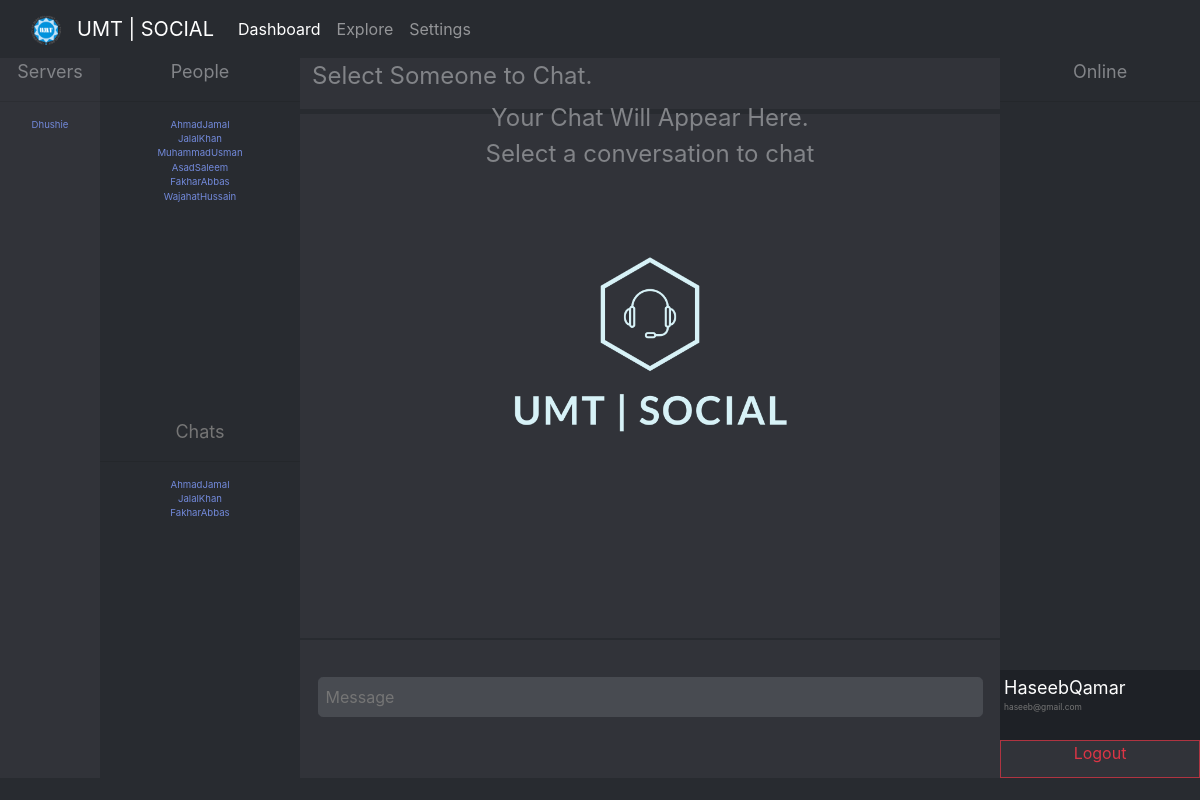
Page /dashboard.php (signed in) on the earlier database version.
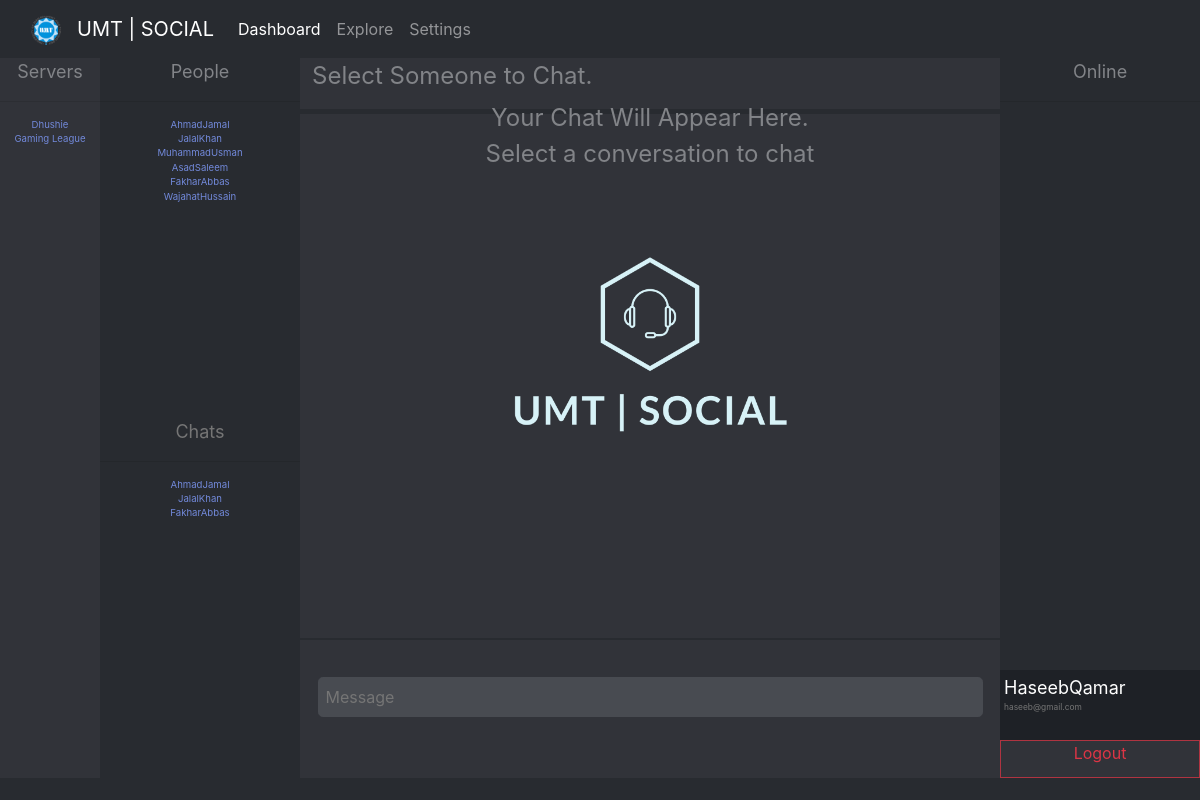
Same page on the later database version.
### tables this page shows
CREATE TABLE `server_members` (
  `s_members_id` int(11) NOT NULL,
  `server_id` int(50) NOT NULL,
  `server_name` varchar(50) NOT NULL,
  `user_id` varchar(50) NOT NULL,
  `user_name` varchar(30) NOT NULL
);

CREATE TABLE `users` (
  `uid` int(11) NOT NULL,
  `username` varchar(20) NOT NULL,
  `email` varchar(50) NOT NULL,
  `password` varchar(20) NOT NULL,
  `avatar` varchar(100) NOT NULL DEFAULT '0',
  `status` int(12) NOT NULL DEFAULT '0'
);

CREATE TABLE `chat` (
  `c_id` int(11) NOT NULL,
  `user1_email` varchar(50) NOT NULL,
  `user2_email` varchar(50) NOT NULL,
  `user_name1` varchar(30) NOT NULL,
  `user_name2` varchar(30) NOT NULL
);

### dashboard.php (the view, shortened to what this page needs)
<?php session_start();
include "connection.php";
?>
<!DOCTYPE html>
<html lang="en" dir="ltr">
  <head>
    <link rel="stylesheet" href="css/bootstrap.css">
    <link rel="stylesheet" href="dashboard.css">
  </head>
  <body onload="test()">
    <div class="container-fluid">
      <nav class="navbar navbar-expand-lg navbar navbar-dark" style="background-color: rgb(40, 43, 48);">
        <a class="navbar-brand" href="#">
            <img src="assets/logo.png" width="30" height="30" alt="">
          </a>
    <a class="navbar-brand" href="dashboard.php">UMT | SOCIAL</a>
    <div class="collapse navbar-collapse" id="navbarNavAltMarkup">
      <div class="navbar-nav">
        <a class="nav-item nav-link active" href="dashboard.php">Dashboard <span class="sr-only">(current)</span></a>
        <a class="nav-item nav-link " href="explore.php">Explore <span class="sr-only">(current)</span></a>
        <a class="nav-item nav-link " href="settings.php">Settings <span class="sr-only">(current)</span></a>
      </div>
    </div>
    </nav>
      <div class="row">
        <div class="col-sm-1" id="bs_server_col">
          <div class="servers text-center">
            <span class="themedtext large">Servers</span>
            <hr>
            <?php
            $query = "SELECT * FROM server_members WHERE user_id='".$_SESSION['user']."'";
            $getservermembers = mysqli_query($conn, $query) or die($conn->error);
            while ($row = mysqli_fetch_assoc($getservermembers)) {
            echo "<div id='servers' class='themedtextdark'><a href='dashboard.php?server_convo=".$row['server_id']."&server_name=".$row['server_name']."'>".$row['server_name']."</a></div>";
            }
             ?>
          </div>
        </div>
        <div class="col-sm-2" id="bs_server_col">
        <div class="onlinecol text-center">
        <span class="themedtext large">People</span>
        <hr>
        <?php
        $sql = "SELECT username,email FROM users";
        $result = mysqli_query($conn, $sql);
        while ($row = mysqli_fetch_assoc($result) ) {
          if ($row['email'] == $_SESSION['user']) {
            continue;
          }
          echo "<div class='themedtextdark'>
          <a href='script_startchat.php?usermail=".$row['email']."&username=".$row['username']."'>
          ".$row['username']."
          </a>
          </div>";
        }
        ?>
        </div>
        <div class="userchats text-center">
          <span class="themedtextdark large">Chats</span>
          <hr>
          <?php
          $sql = "SELECT * FROM chat WHERE user1_email = '".$_SESSION['user']."' OR user2_email = '".$_SESSION['user']."' ";
          $result = mysqli_query($conn, $sql);
          while ($row = mysqli_fetch_assoc($result)) {
            if ($row['user1_email'] == $_SESSION['user']) {
              echo "<div class='themedtextdark'><a href='dashboard.php?convo=".$row['c_id']."&person=".$row['user_name2']."'>".$row['user_name2']."</a></div>";
            }
            if ($row['user2_email'] == $_SESSION['user']) {
              echo "<div class='themedtextdark'><a href='dashboard.php?convo=".$row['c_id']."&person=".$row['user_name1']."'>".$row['user_name1']."</a></div>";
            }
          }
          ?>
        </div>
        </div>
        <div class="col-sm-7" id="col">
          <div class="chatheader">
            <?php
            if (isset($_GET['convo']) && isset($_GET['person'])) {
              $user = $_GET['convo'];
              $person = $_GET['person'];
              echo "<span id='headertext'>@$person </span>";
            }elseif(isset($_GET['server_convo'])){
              $serverid = $_GET['server_convo'];
              echo "<span id='headertext'>@".$_GET['server_name']."</span>";
            }else{
              echo "<span  id='headertext'>Select Someone to Chat.</span>";
            }
             ?>
             </div>
             <div class="theconvo" id="theconv">
               <?php
               if (isset($_GET['convo'])) {
                 $user = $_GET['convo'];
                 $serverConvo = 0;
                 $serverid = 0;
                 $sql = "SELECT * FROM chat_details WHERE c_id = '$user' ";
                 $result = mysqli_query($conn, $sql)or die($conn->error);
                 $cunt = mysqli_num_rows($result);
                 $id = mysqli_fetch_assoc($result);
                 $idd =$id['c_id'];
                echo "  <div class='output' id='test'>
                  </div>";
               }elseif(isset($_GET['server_convo'])){
                 $user = 0;
                 $serverConvo = 1;
                 $serverid = $_GET['server_convo'];
                 echo "<div id='test'></div>";
               }else{
                 echo "<div class='text-center' id='headertext'>Your Chat Will Appear Here.<br>Select a conversation to chat<br><img id='emptyicon' src='assets/login_logo2.png'></div>";
               }
?>
             </div>
             <div class="message text-center">
                 <input type="text" name="msg" autocomplete="off" id="chat" placeholder="Message " value="">
             </div>
        </div>
        <div class="col-sm-2" id="bs_server_col">
            <div class="online text-center">
              <span class="themedtext large">Online</span><hr>
            </div>
            <div class="userinfo">
              <span id="user" class="loggedin"><?php echo $_SESSION['username'] ?></span>
              <span id="email" class="loggedin"><?php echo $_SESSION['user'] ?></span>
              <a class="text-danger" href="script_logout.php"><span  id="logout" class="text-center">Logout</span></a>
            </div>
        </div>
      </div>
    </div>
  </body>
</html>

### dashboard.css (style rules this page uses)
:root { --dark: rgb(32, 34, 37) ; --medium: rgb(47, 49, 54) ; --light: rgb(54, 57, 63) ; --medium-accent: #2A2C31 ; --selected-medium :#42464D; }
html,body,.container-fluid { height: 100%; background-color: rgba(40, 43, 48, 1); border: none; }
.row { height: 100%; }
.col-sm-1,.col-sm-2,.col-sm-3 , .col-sm-4 , .col-sm-10 { padding: 0px; position: relative; background-color: rgba(49, 51, 57, 1); height: 100%; color: white; overflow-y: auto; }
.col-sm-7,.col-sm-8, .col-sm-10 { padding: 0px; background-color: rgba(49, 51, 57, 1); height: 100%; color: white; z-index: 1; }
.onlinecol { height: 50%; background-color: rgb(40, 43, 48); color: white; overflow-y: auto; }
.row { height: 90%; }
.themedtext { color:rgba(130, 132, 136, 1) ; }
.themedtextdark { color: rgba(117, 117, 117, 1); font-size: 0.8vw; }
.userchats { position: relative; background-color: rgb(40, 43, 48); height: 50%; }
#logout { position: absolute; border: 1px solid #AF3441; left: 0px; background-color: rgba(49, 51, 57, 1); bottom: 0px; width: 100%; height: 35%; transition-property: all; transition-duration: 1s; }
.loggedin { padding: 0px; display: block; }
#user { font-size: 1.5vw; }
#email { color: rgba(117, 117, 117, 1); font-size: 0.7vw; }
.userinfo { position: absolute; background-color: rgb(30, 33, 38); bottom: 0%; padding: 2%; left: 0px; z-index: 2; width: 100%; height: 15%; }
.online { background-color: rgb(40, 43, 48); z-index: 1; position: relative; height: 100%; }
.chatheader { width: 100%; position: fixed; padding-top: 0%; color:rgba(130, 132, 136, 1); padding-left: 1%; z-index: -1; height: 7%; background-color: rgba(49, 51, 57, 1); border-bottom: 5px solid rgb(40, 43, 48); }
.large { font-size: 1.5vw; }
.message { position: absolute; width: 100%; height: 10%; padding-top: 1%; bottom: 5%; }
.message input[type=text] { width: 95%; color: rgba(189, 178, 178, 1); border-radius: 0.3em; outline: none; padding: 1%; border: 1px solid rgb(72, 75, 81); background-color: rgb(72, 75, 81); transition-property: all; transition-duration: 1s; }
#headertext { color:rgba(130, 132, 136, 1); font-size: 2vw; }
#emptyicon { width: 50%; }
.theconvo { margin-top: 6%; height: 75%; z-index: -3; border-bottom: 2px solid #282B30; }
.servers { height: 50%; }
a { color: rgb(114, 137, 218); }

Differences in the rows shown:
added server_members: server_name "Gaming League"
